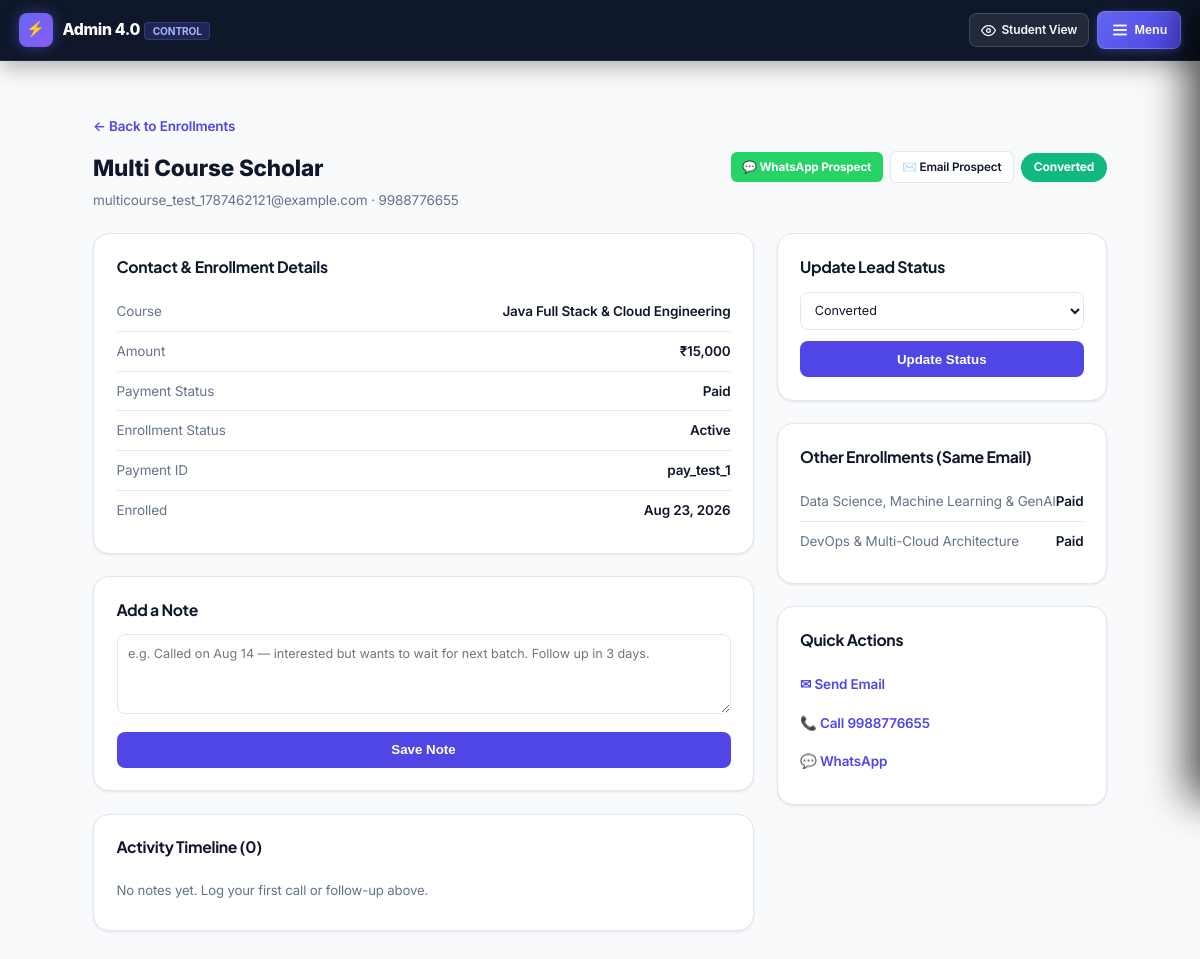
/admin-lead?id=51 (signed in), run on the app's committed database.
### tables this page shows
CREATE TABLE `enrollments` (
  `id` int(11) NOT NULL AUTO_INCREMENT,
  `student_id` int(11) DEFAULT NULL,
  `course_id` int(11) DEFAULT NULL,
  `name` varchar(100) NOT NULL,
  `email` varchar(150) NOT NULL,
  `phone` varchar(30) NOT NULL,
  `course` varchar(150) NOT NULL,
  `amount` int(11) NOT NULL DEFAULT 15000,
  `payment_status` varchar(20) NOT NULL DEFAULT 'pending',
  `status` varchar(20) DEFAULT 'pending',
  `razorpay_order_id` varchar(100) DEFAULT NULL,
  `razorpay_payment_id` varchar(100) DEFAULT NULL,
  `enrolled_at` timestamp NULL DEFAULT NULL,
  `expires_at` timestamp NULL DEFAULT NULL,
  `lead_status` varchar(30) NOT NULL DEFAULT 'new',
  `created_at` timestamp NOT NULL DEFAULT current_timestamp(),
  PRIMARY KEY (`id`),
  KEY `idx_enrollments_email` (`email`),
  KEY `idx_enrollments_student_id` (`student_id`),
  KEY `idx_enrollments_status` (`status`),
  KEY `idx_enrollments_course_id` (`course_id`)
);

### config.php (called while the page is built, shortened)
<?php
function e($str) {
    return htmlspecialchars($str ?? '', ENT_QUOTES, 'UTF-8');
}

### admin-lead.php (the view, shortened to what this page needs)
<?php
require_once __DIR__ . '/config.php';
require_once __DIR__ . '/includes/auth.php';
$enrollmentId = (int)($_GET['id'] ?? 0);
$stmt = $pdo->prepare("SELECT * FROM enrollments WHERE id = ?");
$stmt->execute([$enrollmentId]);
$lead = $stmt->fetch();
$stmt = $pdo->prepare("SELECT * FROM lead_notes WHERE enrollment_id = ? ORDER BY created_at DESC");
$stmt->execute([$enrollmentId]);
$notes = $stmt->fetchAll();
$stmt = $pdo->prepare("SELECT * FROM enrollments WHERE email = ? AND id != ? ORDER BY COALESCE(enrolled_at, created_at) DESC");
$stmt->execute([$lead['email'], $enrollmentId]);
$otherEnrollments = $stmt->fetchAll();
$statusLabels = [
    'new' => 'New Lead',
    'contacted' => 'Contacted',
    'follow_up' => 'Follow-Up Needed',
    'interested' => 'Interested',
    'converted' => 'Converted',
    'lost' => 'Lost',
];
$statusColors = [
    'new' => '#6366f1',
    'contacted' => '#0ea5e9',
    'follow_up' => '#f59e0b',
    'interested' => '#8b5cf6',
    'converted' => '#10b981',
    'lost' => '#ef4444',
];
?>
<!DOCTYPE html>
<html lang="en">
<head>
    <link rel="stylesheet" href="css/student.css?v=9.0">
</head>
<body style="background:#f8fafc;">
    <?php include 'admin-nav.php'; ?>
    <div style="max-width:1100px; margin:0 auto; padding:2rem 1.5rem;">
        <a href="admin-dashboard" class="back-link">← Back to Enrollments</a>
        <div class="lead-header">
            <div>
                <div class="lead-name"><?php echo e($lead['name']); ?></div>
                <div class="lead-meta"><?php echo e($lead['email']); ?> · <?php echo e($lead['phone']); ?></div>
            </div>
            <div style="display: flex; align-items: center; gap: 0.5rem; flex-wrap: wrap;">
                <?php
                $cleanPhone = preg_replace('/[^0-9]/', '', $lead['phone'] ?? '');
                if (strlen($cleanPhone) === 10) $cleanPhone = '91' . $cleanPhone;
                ?>
                <?php if (!empty($cleanPhone)): ?>
                <a href="https://wa.me/<?php echo $cleanPhone; ?>?text=Hi%20<?php echo urlencode($lead['name']); ?>,%20this%20is%20Education%20Algorithm%20Admissions.%20We%20saw%20your%20interest%20in%20our%20<?php echo urlencode($lead['course'] ?? 'Full Stack'); ?>%20course!%20How%20can%20we%20assist%20you%20today?" target="_blank" rel="noopener noreferrer" class="btn btn-secondary btn-sm" style="background:#25D366; color:#fff; border:none; font-weight:700;">
                    💬 WhatsApp Prospect
                </a>
                <?php endif; ?>
                <a href="mailto:<?php echo e($lead['email']); ?>?subject=Admissions%20Inquiry%20—%20Education%20Algorithm&body=Hi%20<?php echo urlencode($lead['name']); ?>,%0D%0A%0D%0AThank%20you%20for%20your%20interest%20in%20our%20<?php echo urlencode($lead['course'] ?? 'Full Stack'); ?>%20program.%0D%0A%0D%0AWe%20would%20love%20to%20help%20you%20with%20your%20enrollment%20and%20curriculum%20questions.%0D%0A%0D%0ABest%20regards,%0D%0AAdmissions%20Office" class="btn btn-secondary btn-sm">
                    ✉️ Email Prospect
                </a>
                <span class="status-pill" style="background: <?php echo $statusColors[$lead['lead_status']] ?? '#6366f1'; ?>;">
                    <?php echo e($statusLabels[$lead['lead_status']] ?? 'New Lead'); ?>
                </span>
            </div>
        </div>
        <div class="lead-grid">
            <div>
                <div class="card">
                    <h3>Contact & Enrollment Details</h3>
                    <div class="info-row"><span>Course</span><span><?php echo e($lead['course']); ?></span></div>
                    <div class="info-row"><span>Amount</span><span>₹<?php echo number_format($lead['amount']); ?></span></div>
                    <div class="info-row"><span>Payment Status</span><span><?php echo e(ucfirst($lead['payment_status'])); ?></span></div>
                    <div class="info-row"><span>Enrollment Status</span><span><?php echo e(ucfirst($lead['status'])); ?></span></div>
                    <div class="info-row"><span>Payment ID</span><span><?php echo e($lead['razorpay_payment_id'] ?: '—'); ?></span></div>
                    <div class="info-row"><span>Enrolled</span><span><?php echo date('M d, Y', strtotime($lead['enrolled_at'] ?? $lead['created_at'])); ?></span></div>
                </div>
                <div class="card">
                    <h3>Add a Note</h3>
                    <form method="POST" class="note-form">
                        <textarea name="note" placeholder="e.g. Called on Aug 14 — interested but wants to wait for next batch. Follow up in 3 days." required maxlength="1000"></textarea>
                        <button type="submit" name="add_note">Save Note</button>
                    </form>
                </div>
                <div class="card">
                    <h3>Activity Timeline (<?php echo count($notes); ?>)</h3>
                    <?php if (count($notes) === 0): ?>
                        <p class="empty-note">No notes yet. Log your first call or follow-up above.</p>
                    <?php endif; ?>
                </div>
            </div>
            <div>
                <div class="card">
                    <h3>Update Lead Status</h3>
                    <form method="POST" class="status-form">
                        <select name="lead_status">
                            <?php foreach ($statusLabels as $key => $label): ?>
                                <option value="<?php echo $key; ?>" <?php echo $lead['lead_status'] === $key ? 'selected' : ''; ?>><?php echo e($label); ?></option>
                            <?php endforeach; ?>
                        </select>
                        <button type="submit" name="update_status">Update Status</button>
                    </form>
                </div>
                <?php if (count($otherEnrollments) > 0): ?>
                <div class="card">
                    <h3>Other Enrollments (Same Email)</h3>
                    <?php foreach ($otherEnrollments as $oe): ?>
                    <div class="info-row">
                        <span><?php echo e($oe['course']); ?></span>
                        <span><?php echo e(ucfirst($oe['payment_status'])); ?></span>
                    </div>
                    <?php endforeach; ?>
                </div>
                <?php endif; ?>
                <div class="card">
                    <h3>Quick Actions</h3>
                    <a href="mailto:<?php echo e($lead['email']); ?>" style="display:block; padding:0.6rem 0; color:#4f46e5; text-decoration:none; font-weight:600; font-size:0.9rem;">✉ Send Email</a>
                    <a href="tel:<?php echo e($lead['phone']); ?>" style="display:block; padding:0.6rem 0; color:#4f46e5; text-decoration:none; font-weight:600; font-size:0.9rem;">📞 Call <?php echo e($lead['phone']); ?></a>
                    <a href="https://wa.me/91<?php echo e(preg_replace('/\D/', '', $lead['phone'])); ?>" target="_blank" rel="noopener noreferrer" style="display:block; padding:0.6rem 0; color:#4f46e5; text-decoration:none; font-weight:600; font-size:0.9rem;">💬 WhatsApp</a>
                </div>
            </div>
        </div>
    </div>
</body>
</html>

### css/student.css (style rules this page uses)
:root { --ink: #0f172a; --base: #f8fafc; --purple: #6366f1; --purple-hover: #4f46e5; --purple-light: #eef2ff; --purple-glow: rgba(99, 102, 241, 0.25); --coral: #f97316; --coral-hover: #ea580c; --coral-light: #fff7ed; --teal: #06b6d4; --teal-light: #ecfeff; --yellow: #f59e0b; --yellow-light: #fef3c7; --white: #ffffff; --bg-page: #f8fafc; --bg-surface: #ffffff; --bg-subtle: #f1f5f9; --bg-dark: #0f172a; --text-primary: #0f172a; --text-secondary: #475569; --text-muted: #64748b; --text-light: #ffffff; --primary: #6366f1; --primary-hover: #4f46e5; --primary-light: #eef2ff; --primary-glow: rgba(99, 102, 241, 0.22); --accent: #f97316; --accent-hover: #ea580c; --success: #10b981; --success-light: #ecfdf5; --success-text: #047857; --warning: #f59e0b; --warning-light: #fef3c7; --warning-text: #b45309; --danger: #ef4444; --danger-light: #fef2f2; --danger-text: #b91c1c; --border: #e2e8f0; --border-hover: #cbd5e1; --shadow-xs: 0 1px 2px rgba(0, 0, 0, 0.04); --shadow-sm: 0 1px 3px rgba(15, 23, 42, 0.06), 0 1px 2px rgba(15, 23, 42, 0.04); --shadow-md: 0 4px 8px -1px rgba(15, 23, 42, 0.06), 0 2px 4px -2px rgba(15, 23, 42, 0.04); --shadow-lg: 0 12px 24px -4px rgba(15, 23, 42, 0.08), 0 4px 6px -2px rgba(15, 23, 42, 0.03); --shadow-glow: 0 0 16px rgba(99, 102, 241, 0.2); --shadow-coral: 0 6px 14px rgba(249, 115, 22, 0.2); --radius-sm: 6px; --radius-md: 10px; --radius-lg: 14px; --radius-xl: 18px; --radius-full: 9999px; --font-sans: 'Inter', 'Plus Jakarta Sans', -apple-system, BlinkMacSystemFont, 'Segoe UI', Roboto, sans-serif; --font-heading: 'Plus Jakarta Sans', 'Inter', -apple-system, BlinkMacSystemFont, 'Segoe UI', sans-serif; --font-mono: 'JetBrains Mono', 'IBM Plex Mono', ui-monospace, monospace; --transition-bounce: all 0.25s cubic-bezier(0.34, 1.56, 0.64, 1); --transition-smooth: all 0.2s cubic-bezier(0.4, 0, 0.2, 1); }
*, *::before, *::after { transition: background-color 0.22s ease, border-color 0.22s ease, color 0.22s ease, box-shadow 0.22s ease; }
*, *::before, *::after { box-sizing: border-box; margin: 0; padding: 0; }
html { font-size: 15px; scroll-behavior: smooth; overflow-x: hidden; width: 100%; }
body { background-color: var(--bg-page); color: var(--text-primary); font-family: var(--font-sans); line-height: 1.55; -webkit-font-smoothing: antialiased; min-height: 100vh; display: flex; flex-direction: column; overflow-x: hidden; width: 100%; letter-spacing: -0.01em; }
h1, h2, h3, h4, h5, h6 { font-family: var(--font-heading); color: var(--text-primary); line-height: 1.25; font-weight: 700; letter-spacing: -0.02em; overflow-wrap: anywhere; word-break: break-word; }
.card { background-color: var(--bg-surface); border: 1px solid var(--border); border-radius: var(--radius-lg); box-shadow: var(--shadow-sm); padding: 1.15rem 1.35rem; margin-bottom: 1.25rem; transition: var(--transition-smooth); position: relative; min-width: 0; max-width: 100%; overflow: hidden; box-sizing: border-box; }
.btn { display: inline-flex; align-items: center; justify-content: center; gap: 0.45rem; padding: 0.5rem 1rem; border-radius: var(--radius-sm); font-size: 0.82rem; font-weight: 600; text-decoration: none; cursor: pointer; border: 1px solid transparent; transition: var(--transition-smooth); position: relative; overflow: hidden; }
.btn-secondary { background: var(--bg-surface); border: 1px solid var(--border); color: var(--text-primary); }
.btn-sm { padding: 0.38rem 0.75rem; font-size: 0.78rem; border-radius: var(--radius-sm); }
input[type="text"], input[type="email"], input[type="password"], input[type="tel"], input[type="number"], input[type="date"], select, textarea { width: 100%; padding: 0.48rem 0.75rem; background: var(--bg-surface); border: 1px solid var(--border); border-radius: var(--radius-sm); font-family: inherit; font-size: 0.84rem; color: var(--text-primary); transition: var(--transition-smooth); box-sizing: border-box; }

### data on the page
enrollments: name "Multi Course Scholar", email "multicourse_test_1787462121@example.com", phone "9988776655", lead_status "Converted", course "Java Full Stack & Cloud Engineering", amount "15,000", payment_status "Paid", status "Active", razorpay_payment "pay_test_1", enrolled_at "Aug 23, 2026"
enrollments: course "Data Science, Machine Learning & GenAI", payment_status "Paid"
enrollments: course "DevOps & Multi-Cloud Architecture", payment_status "Paid"

### other printed values
count($notes) "0"
